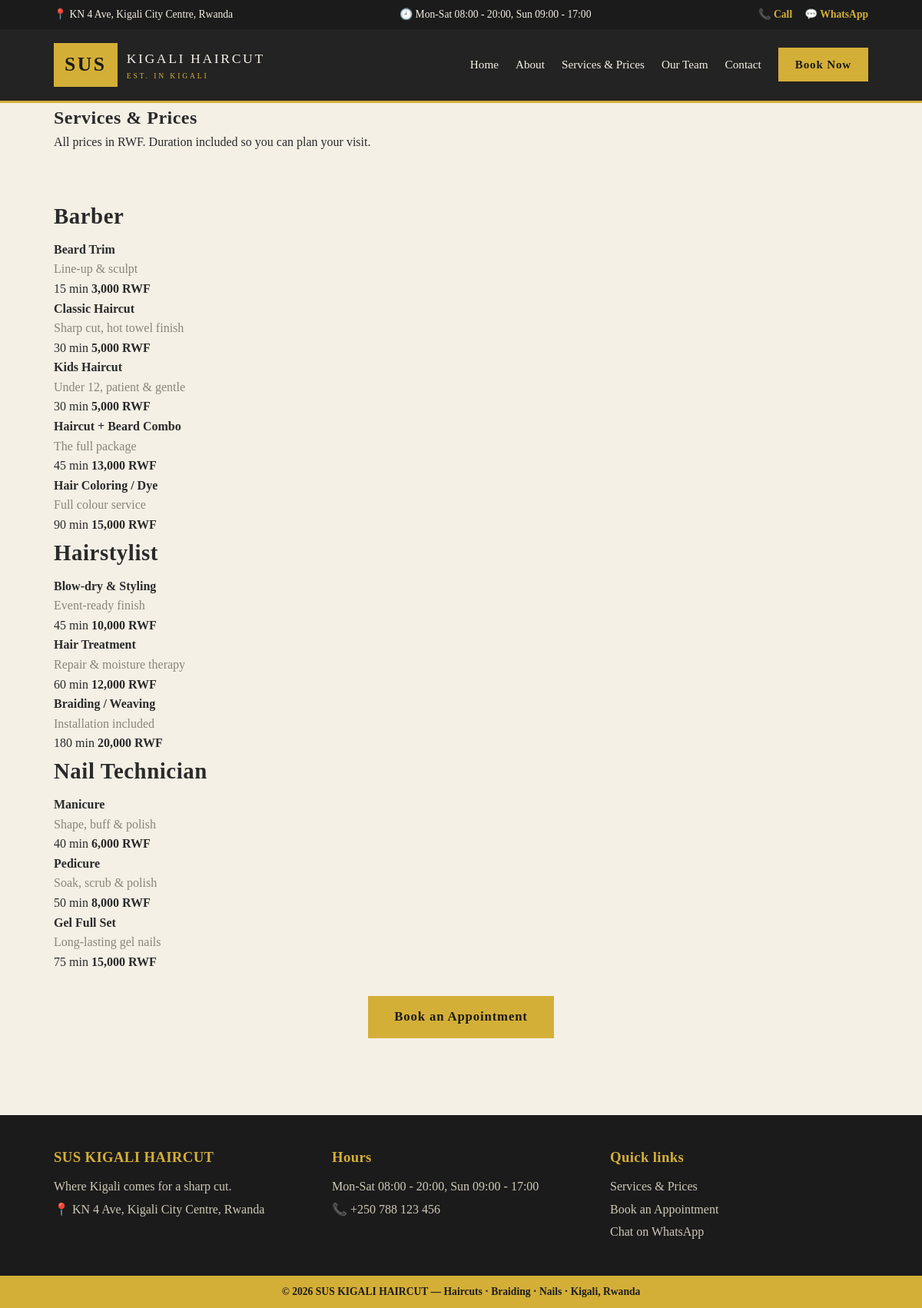
/services, run on the app's committed database.
### sus/models.py (models this page shows, shortened)
class Setting(db.Model):
    __tablename__ = "settings"
    key = db.Column(db.String(60), primary_key=True)
    value = db.Column(db.String(255), nullable=False)
    @staticmethod
    def get(key, default=None):
        s = Setting.query.get(key)
        return s.value if s else default

class Service(db.Model):
    __tablename__ = "services"
    id = db.Column(db.Integer, primary_key=True)
    name = db.Column(db.String(120), nullable=False)
    description = db.Column(db.String(255))
    price = db.Column(db.Integer, nullable=False)  # RWF
    duration_minutes = db.Column(db.Integer, nullable=False, default=30)
    category = db.Column(db.String(40), nullable=False, default="Barber")
    active = db.Column(db.Boolean, nullable=False, default=True)

### sus/public.py (the view)
@public_bp.route("/services")
def services():
    grouped = {}
    for s in Service.query.filter_by(active=True).order_by(Service.category, Service.price).all():
        grouped.setdefault(s.category, []).append(s)
    return render_template("services.html", grouped=grouped)

### sus/__init__.py (called while the page is built)
def create_app(config_class=Config):
    app = Flask(__name__)
    app.config.from_object(config_class)
    db.init_app(app)
    from .public import public_bp
    from .admin import admin_bp
    from .api import api_bp
    app.register_blueprint(public_bp)
    app.register_blueprint(admin_bp)
    app.register_blueprint(api_bp)
    @app.template_filter("rwf")
    def rwf(value):
        try:
            return f"{int(value):,} RWF"
        except (TypeError, ValueError):
            return value
    @app.context_processor
    def inject_user():
        from .auth import current_user
        u = current_user()
        return {"current_user_name": u.name if u else ""}
    return app

### sus/auth.py (called while the page is built)
def current_user():
    uid = session.get("user_id")
    return User.query.get(uid) if uid else None

### sus/public.py (called while the page is built)
def shop():
    return {
        "name": Setting.get("shop_name", "SUS KIGALI HAIRCUT"),
        "tagline": Setting.get("tagline", ""),
        "phone": Setting.get("phone", ""),
        "whatsapp": Setting.get("whatsapp", ""),
        "address": Setting.get("address", ""),
        "hours": Setting.get("hours", ""),
    }

@public_bp.app_context_processor
def inject_shop():
    return {"shop": shop()}

### sus/templates/services.html (shortened to what this page needs)
{% extends "base_public.html" %}
{% block content %}
<section class="page-head">
  <div class="wrap">
    <h1>Services & Prices</h1>
    <p>All prices in RWF. Duration included so you can plan your visit.</p>
  </div>
</section>
<section class="section wrap">
  {% for category, items in grouped.items() %}
  <h2 class="category-title">{{ category }}</h2>
  <div class="service-table">
    {% for s in items %}
    <div class="service-row">
      <div>
        <strong>{{ s.name }}</strong>
        <p class="muted">{{ s.description }}</p>
      </div>
      <div class="service-meta">
        <span>{{ s.duration_minutes }} min</span>
        <strong>{{ s.price|rwf }}</strong>
      </div>
    </div>
    {% endfor %}
  </div>
  {% endfor %}
  <p class="center" style="margin-top:2rem">
    <a class="btn btn-gold btn-lg" href="{{ url_for('public.booking') }}">Book an Appointment</a>
  </p>
</section>
{% endblock %}

### sus/templates/base_public.html (shortened to what this page needs)
<!DOCTYPE html>
<html lang="en">
<head>
  <link rel="stylesheet" href="{{ url_for('static', filename='css/public.css') }}">
</head>
<body>
  <div class="topbar">
    <div class="wrap topbar-inner">
      <span>📍 {{ shop.address }}</span>
      <span>🕘 {{ shop.hours }}</span>
      <span class="topbar-actions">
        <a href="tel:{{ shop.phone }}">📞 Call</a>
        <a href="https://wa.me/{{ shop.whatsapp }}" target="_blank">💬 WhatsApp</a>
      </span>
    </div>
  </div>
  <header class="site-header">
    <div class="wrap header-inner">
      <a class="logo" href="{{ url_for('public.home') }}">
        <span class="logo-mark">SUS</span>
        <span class="logo-text">KIGALI HAIRCUT<small>EST. IN KIGALI</small></span>
      </a>
      <nav class="main-nav" id="nav">
        <a href="{{ url_for('public.home') }}">Home</a>
        <a href="{{ url_for('public.about') }}">About</a>
        <a href="{{ url_for('public.services') }}">Services & Prices</a>
        <a href="{{ url_for('public.team') }}">Our Team</a>
        <a href="{{ url_for('public.contact') }}">Contact</a>
        <a class="btn btn-gold" href="{{ url_for('public.booking') }}">Book Now</a>
      </nav>
    </div>
  </header>
  <main>
    {% block content %}{% endblock %}
  </main>
  <footer class="site-footer">
    <div class="wrap footer-grid">
      <div>
        <h3>{{ shop.name }}</h3>
        <p>{{ shop.tagline }}</p>
        <p>📍 {{ shop.address }}</p>
      </div>
      <div>
        <h3>Hours</h3>
        <p>{{ shop.hours }}</p>
        <p>📞 <a href="tel:{{ shop.phone }}">{{ shop.phone }}</a></p>
      </div>
      <div>
        <h3>Quick links</h3>
        <p><a href="{{ url_for('public.services') }}">Services & Prices</a></p>
        <p><a href="{{ url_for('public.booking') }}">Book an Appointment</a></p>
        <p><a href="https://wa.me/{{ shop.whatsapp }}">Chat on WhatsApp</a></p>
      </div>
    </div>
    <div class="footer-strip"><div class="wrap">© {{ 2026 }} {{ shop.name }} — Haircuts · Braiding · Nails · Kigali, Rwanda</div></div>
  </footer>
</body>
</html>

### sus/static/css/public.css (style rules this page uses)
:root { --dark: #1b1b1b; --dark2: #232323; --gold: #d4af37; --gold-soft: #e8c96a; --cream: #f5f0e6; --ink: #2a2a2a; --muted: #8a8578; --line: #e2dccb; }
* { margin: 0; padding: 0; box-sizing: border-box; }
body { font-family: Georgia, "Times New Roman", serif; background: var(--cream); color: var(--ink); line-height: 1.6; }
.wrap { max-width: 1100px; margin: 0 auto; padding: 0 20px; }
.muted { color: var(--muted); }
a { color: inherit; text-decoration: none; }
h1, h2, h3 { font-weight: 600; letter-spacing: .02em; }
.topbar { background: var(--dark); color: var(--cream); font-size: .85rem; }
.topbar-inner { display: flex; gap: 18px; justify-content: space-between; align-items: center; padding: 8px 20px; }
.topbar-actions { display: flex; gap: 16px; }
.topbar-actions a { color: var(--gold); font-weight: bold; }
.site-header { background: var(--dark2); border-bottom: 3px solid var(--gold); }
.header-inner { display: flex; align-items: center; justify-content: space-between; padding: 18px 20px; }
.logo { display: flex; align-items: center; gap: 12px; }
.logo-mark { font-size: 1.6rem; font-weight: bold; color: var(--dark); background: var(--gold); padding: 8px 14px; letter-spacing: .1em; }
.logo-text { color: var(--cream); font-size: 1.1rem; letter-spacing: .15em; display: flex; flex-direction: column; }
.logo-text small { font-size: .6rem; color: var(--gold); letter-spacing: .3em; }
.main-nav { display: flex; align-items: center; gap: 22px; color: var(--cream); font-size: .95rem; }
.main-nav .btn { color: var(--dark); }
.btn { display: inline-block; padding: 10px 22px; background: var(--gold); color: var(--dark); font-weight: bold; letter-spacing: .05em; border: none; cursor: pointer; font-family: inherit; font-size: .95rem; }
.btn-gold { background: var(--gold); color: var(--dark); }
.btn-lg { font-size: 1.05rem; padding: 14px 34px; }
.section { padding: 60px 20px; max-width: 1100px; margin: 0 auto; }
.section h2 { font-size: 1.8rem; margin-bottom: 8px; }
.center { text-align: center; }
.site-footer { background: var(--dark); color: var(--cream); margin-top: 40px; }
.footer-grid { display: grid; grid-template-columns: repeat(auto-fit, minmax(240px, 1fr)); gap: 26px; padding: 40px 20px; }
.site-footer h3 { color: var(--gold); margin-bottom: 10px; }
.site-footer p { color: #cfc9b8; margin: 4px 0; }
.footer-strip { background: var(--gold); color: var(--dark); text-align: center; padding: 10px; font-weight: bold; font-size: .85rem; }

### data on the page
Setting: address "KN 4 Ave, Kigali City Centre, Rwanda"
Setting: hours "Mon-Sat 08:00 - 20:00, Sun 09:00 - 17:00"
Service: category "Barber", name "Beard Trim", description "Line-up & sculpt", duration_minutes "15", price|rwf "3,000 RWF"
Service: name "Classic Haircut", description "Sharp cut, hot towel finish", duration_minutes "30", price|rwf "5,000 RWF"
Service: name "Kids Haircut", description "Under 12, patient & gentle", duration_minutes "30", price|rwf "5,000 RWF"
Service: name "Haircut + Beard Combo", description "The full package", duration_minutes "45", price|rwf "13,000 RWF"
Service: name "Hair Coloring / Dye", description "Full colour service", duration_minutes "90", price|rwf "15,000 RWF"
Service: category "Hairstylist", name "Blow-dry & Styling", description "Event-ready finish", duration_minutes "45", price|rwf "10,000 RWF"
Service: name "Hair Treatment", description "Repair & moisture therapy", duration_minutes "60", price|rwf "12,000 RWF"
Service: name "Braiding / Weaving", description "Installation included", duration_minutes "180", price|rwf "20,000 RWF"
Service: category "Nail Technician", name "Manicure", description "Shape, buff & polish", duration_minutes "40", price|rwf "6,000 RWF"
Service: name "Pedicure", description "Soak, scrub & polish", duration_minutes "50", price|rwf "8,000 RWF"
Service: name "Gel Full Set", description "Long-lasting gel nails", duration_minutes "75", price|rwf "15,000 RWF"
Setting: name "SUS KIGALI HAIRCUT"
Setting: tagline "Where Kigali comes for a sharp cut."
Setting: phone "+250 788 123 456"

### other printed values
{{ 2026 }} "2026"
